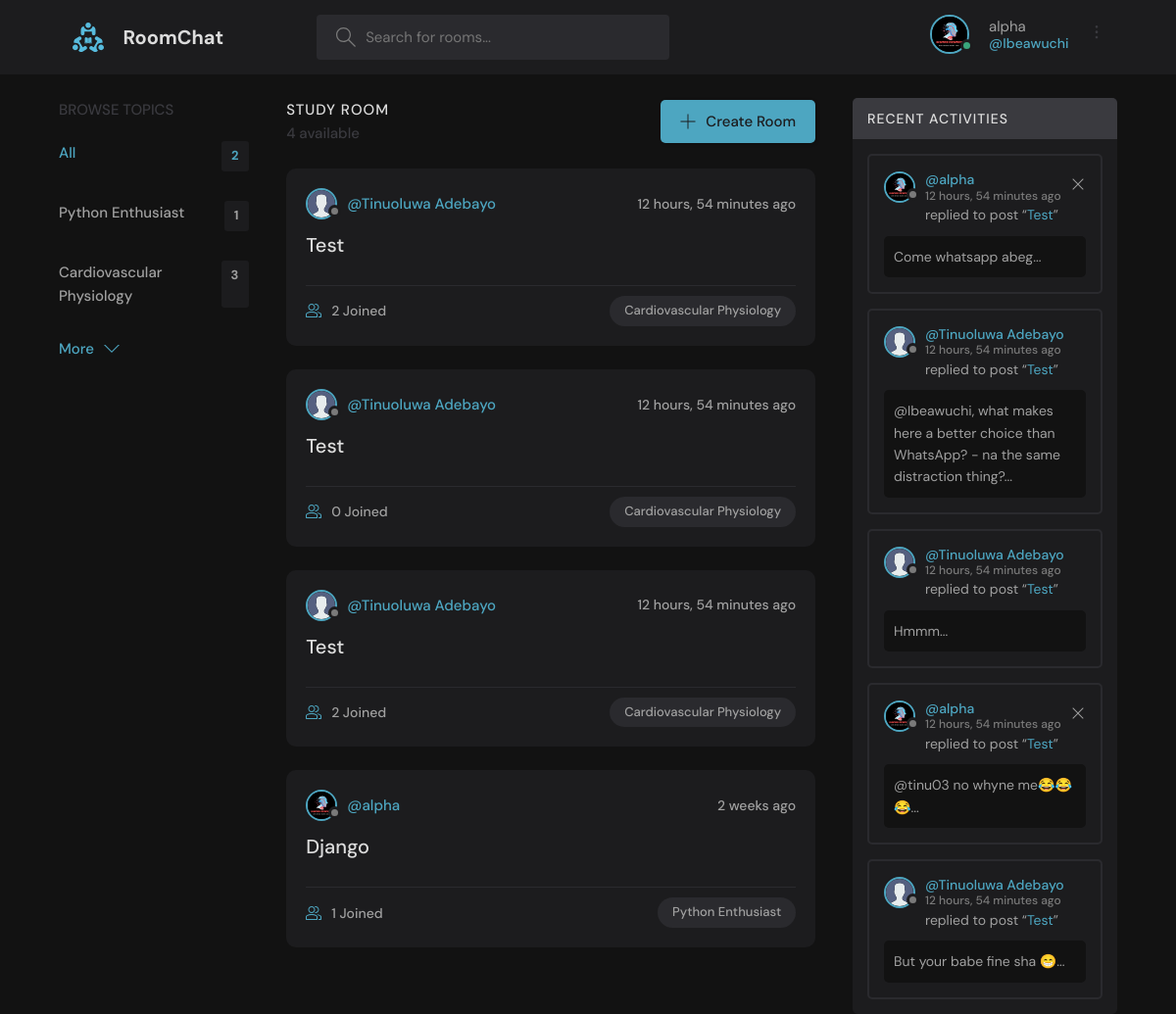
The page /study_groups/ (signed in) on the database its author committed.
### users/models.py (models this page shows)
class User(AbstractUser):
    name = models.CharField(max_length=200, null=True)
    email = models.EmailField(unique=True, null=True)
    avatar = models.ImageField(upload_to='users/profile/', null=True, default='/avatar/avatar.svg')
    bio = models.TextField(null=True)
    USERNAME_FIELD = 'email'
    REQUIRED_FIELDS = []

### study_groups/models.py (models this page shows, shortened)
class Topic(models.Model):
    name = models.CharField(max_length=200)

class Room(models.Model):
    host = models.ForeignKey(User, on_delete=models.SET_NULL, null=True)
    topic = models.ForeignKey(Topic, on_delete=models.SET_NULL, null=True)
    name = models.CharField(max_length=200)
    description = models.TextField(null=True, blank=True)
    participants = models.ManyToManyField(User, related_name='participants', blank=True)
    updated = models.DateField(auto_now=True)
    created = models.DateField(auto_now_add=True)
    def __str__(self):
        return self.name

class Message(models.Model):
    user = models.ForeignKey(User, on_delete=models.CASCADE)
    room = models.ForeignKey(Room, on_delete=models.CASCADE)
    body = models.TextField()
    media = models.FileField(upload_to='messages/', null=True, blank=True)
    update = models.DateField(auto_now=True)
    created = models.DateField(auto_now_add=True)

### study_groups/views.py (the view)
# urls.py: path('', HomeView.as_view(), name='home')
def home(request):
    q = request.GET.get('q') if request.GET.get('q') != None else ''
    rooms = Room.objects.filter(
        Q(topic__name__icontains=q) |
        Q(name__icontains=q) |
        Q(description__icontains=q)
        ).order_by('-id')
    topics = Topic.objects.all()[0:5]
    room_count = rooms.count()
    room_messages = Message.objects.filter(Q(room__topic__name__icontains=q)).order_by('-id')[0:5]
    context = {'rooms':rooms, 'topics':topics, 'room_count':room_count, 'room_messages':room_messages}
    return render(request, 'study_groups/home.html', context)

### study_groups/templates/study_groups/home.html (shortened to what this page needs)
{% extends 'study_groups/base.html' %}
{% load static %}
{% block content %}
    <main class="layout layout--3">
      <div class="container">
         {% include 'study_groups/topics_components.html' %}
        <div class="roomList">
          <div class="roomList__header">
            <div>
              <h2>Study Room</h2>
              <p>{{room_count}} available</p>
            </div>
            <a class="btn btn--main" href="{% url 'create_room' %}">
              <svg version="1.1" xmlns="http://www.w3.org/2000/svg" width="32" height="32" viewBox="0 0 32 32">
                <title>add</title>
                <path
                  d="M16.943 0.943h-1.885v14.115h-14.115v1.885h14.115v14.115h1.885v-14.115h14.115v-1.885h-14.115v-14.115z"
                ></path>
              </svg>
              Create Room
            </a>
          </div>
          {% include 'study_groups/feeds_components.html' %}
        </div>
        {% include 'study_groups/activity_components.html' %}
      </div>
    </main>
{% endblock %}

### study_groups/templates/study_groups/navbar.html (shortened to what this page needs)
{% load static %}
    <header class="header header--loggedIn">
      <div class="container">
        <a href="{% url 'study_group_home' %}" class="header__logo">
          <img src="{% static 'assets/study_groups/logo.svg' %}" />
          <h1>RoomChat</h1>
        </a>
        <form class="header__search" method="GET" accept="{% url 'study_group_home' %}">
          <label>
            <input name="q" placeholder="Search for rooms..." />
          </label>
        </form>
        <nav class="header__menu">
        {% if user.is_authenticated %}
          <div class="header__user">
              <div class="avatar avatar--medium active">
                <img src="{{ user.avatar.url }}" />
              </div>
              <p>{{user.name}}<a href="{% url 'update_user' %}"><span>@{{user.username}}</span></a></p>
              <button class="dropdown-button">
            </button>
          </div>
          {% else %}
          <a href="{% url 'login' %}">
            <img src="{% static 'assets/study_groups/avatar.svg' %}" />
            <p>Login</p>
          </a>
          {% endif %}
        </nav>
      </div>
    </header>

### study_groups/templates/study_groups/topics_components.html
              <div class="topics">
          <div class="topics__header">
            <h2>Browse Topics</h2>
          </div>
          <ul class="topics__list">
            <li>
              <a href="{% url 'study_group_home' %}" class="active">All <span>{{topics.count}}</span></a>
            </li>
            {% for topic in topics %}
            <li>
            <a href="{% url 'study_group_home' %}?q={{topic.name}}">{{topic.name}}<span>{{topic.room_set.all.count}}</span></a>
            </li>
            {% endfor %}
          </ul>
          <a class="btn btn--link" href="{% url 'topics' %}">
            More
            <svg version="1.1" xmlns="http://www.w3.org/2000/svg" width="32" height="32" viewBox="0 0 32 32">
              <title>chevron-down</title>
              <path d="M16 21l-13-13h-3l16 16 16-16h-3l-13 13z"></path>
            </svg>
          </a>
        </div>

### study_groups/templates/study_groups/feeds_components.html (shortened to what this page needs)
{% for room in rooms %}
        <div class="roomListRoom">
            <div class="roomListRoom__header">
              <a href="{% url 'user_profile' room.host.id %}" class="roomListRoom__author">
                <div class="avatar avatar--small">
                  <img src="{{room.host.avatar.url}}" />
                </div>
                <span>@{{room.host.name}}</span>
              </a>
              <div class="roomListRoom__actions">
                <span>{{room.created|timesince}} ago</span>
              </div>
            </div>
            <div class="roomListRoom__content">
              <a href="{% url 'room' room.id %}">{{room.name}}</a>
            </div>
            <div class="roomListRoom__meta">
              <a href="{% url 'room' room.id %}" class="roomListRoom__joined">
                {{room.participants.all.count}} Joined
              </a>
              <p class="roomListRoom__topic">{{room.topic.name}}</p>
            </div>
          </div>
{% endfor %}

### study_groups/templates/study_groups/activity_components.html
<div class="activities">
  <div class="activities__header">
    <h2>Recent Activities</h2>
  </div>
  {% for message in room_messages %}
  <div class="activities__box">
    <div class="activities__boxHeader roomListRoom__header">
      <a
        href="{% url 'user_profile' message.user.id %}"
        class="roomListRoom__author"
      >
        <div class="avatar avatar--small">
          <img src="{{message.user.avatar.url}}" />
        </div>
        <p>
          @{{message.user.name}}
          <span>{{message.created|timesince}} ago</span>
        </p>
      </a>
      {% if user == message.user %}
      <div class="roomListRoom__actions">
        <a href="{% url 'delete_message' message.id %}">
          <svg
            version="1.1"
            xmlns="http://www.w3.org/2000/svg"
            width="32"
            height="32"
            viewBox="0 0 32 32"
          >
            <title>remove</title>
            <path
              d="M27.314 6.019l-1.333-1.333-9.98 9.981-9.981-9.981-1.333 1.333 9.981 9.981-9.981 9.98 1.333 1.333 9.981-9.98 9.98 9.98 1.333-1.333-9.98-9.98 9.98-9.981z"
            ></path>
          </svg>
        </a>
      </div>
      {% endif %}
    </div>
    <div class="activities__boxContent">
      <p>
    replied to post “<a href="{% url 'room' message.room.id %}">{{message.room}}</a>”
      </p>
      <div class="activities__boxRoomContent">
        {{message.body}}...
      </div>
    </div>
  </div>
  {% endfor %}
</div>

### rows shown on the page
User: avatar (picture), name "alpha", username "Ibeawuchi"
Topic: name "Python Enthusiast", room_set.all.count "1"
Topic: name "Cardiovascular Physiology", room_set.all.count "3"
Room: host.avatar (placeholder picture), host.name "Tinuoluwa Adebayo", created "12 hours, 54 minutes", name "Test", participants.all.count "2", topic.name "Cardiovascular Physiology"
Room: host.avatar (placeholder picture), host.name "Tinuoluwa Adebayo", created "12 hours, 54 minutes", name "Test", participants.all.count "0", topic.name "Cardiovascular Physiology"
Room: host.avatar (placeholder picture), host.name "Tinuoluwa Adebayo", created "12 hours, 54 minutes", name "Test", participants.all.count "2", topic.name "Cardiovascular Physiology"
Room: host.avatar (picture), host.name "alpha", created "2 weeks", name "Django", participants.all.count "1", topic.name "Python Enthusiast"
Message: user.avatar (picture), user.name "alpha", created "12 hours, 54 minutes", room "Test", body "Come whatsapp abeg"
Message: user.avatar (placeholder picture), user.name "Tinuoluwa Adebayo", created "12 hours, 54 minutes", room "Test", body "@Ibeawuchi, what makes here a better choice than WhatsApp? - na the same distraction thing?"
Message: user.avatar (placeholder picture), user.name "Tinuoluwa Adebayo", created "12 hours, 54 minutes", room "Test", body "Hmmm"
Message: user.avatar (picture), user.name "alpha", created "12 hours, 54 minutes", room "Test", body "@tinu03 no whyne me😂😂😂"
Message: user.avatar (placeholder picture), user.name "Tinuoluwa Adebayo", created "12 hours, 54 minutes", room "Test", body "But your babe fine sha 😁"

### other values the page prints
{{ topics.count }} "2"
{{ room_count }} "4"
